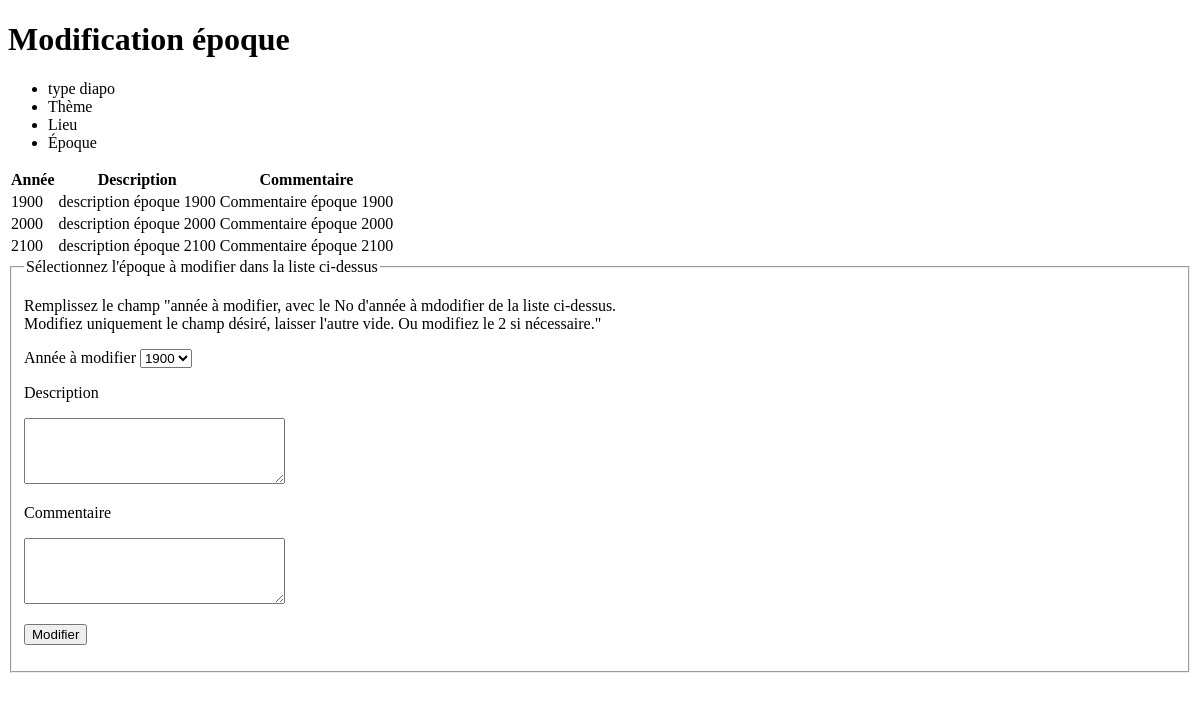
Screenshot of /backEnd/modificationEpoque.php with the database file from the repository.
### tables this page shows
CREATE TABLE Epoque (									 
		epo_annee INT UNSIGNED NOT NULL AUTO_INCREMENT,		 
		epo_description TEXT,								 
		epo_commentaire TEXT,								 
		PRIMARY KEY (epo_annee));

### backEnd/modificationEpoque.php (the view, shortened to what this page needs)
<?php
$bdd = ConnectionBDD::getLiaison();
?>
<!DOCTYPE html>
<html lang="fr">
<head>
	<link rel="stylesheet" type="text/css" href="../style/style_backEnd.css" />
</head>
<body>
	<header>
		<h1><?php echo _MODIFICATIONEPOQUE; ?></h1>
		<nav>
			<?php include "../include/menuElement.php"; ?>
		</nav>
	</header>
	<section ID="modification_epoque" class="modification">
		<div id="liste_modification_epoque" class="liste">
			<table>
				<thead class="colonne_entete">
					<tr>
						<th class="liste_label" class="liste_label_epoque">Année</th>
						<th class="liste_label" class="liste_label_epoque">Description</th>
						<th class="liste_label" class="liste_abel_epoque">Commentaire</th>
					</tr>
				</thead>
				<tbody id="ligne_contenu_epoque" class="ligne_contenu">
						<?php $requete = $bdd->prepare('SELECT epo_annee, epo_description, epo_commentaire FROM Epoque');
						$requete->execute();
						WHILE ($donnee = $requete->fetch()) { ?>
					<tr>
						<td class="liste_champ" class="liste_champ_epoque">
							<?php echo $donnee['epo_annee']; ?>
						</td>
						<td class="liste_champ" class="liste_champ_epoque">
							<?php echo $donnee['epo_description']; ?>
						</td>
						<td class="liste_champ" class="liste_champ_epoque">
							<?php echo $donnee['epo_commentaire']; ?>
						</td>
					</tr>
						<?php }
						?>
				</tbody>
			</table>
		</div>
		<div id="modification_epoque">
			<form action="../post/modificationPost.php" method="post">
				<fieldset>
					<legend>Sélectionnez l'époque à modifier dans la liste ci-dessus</legend>
						<p>Remplissez le champ "année à modifier, avec le No d'année à mdodifier de la liste ci-dessus.<br/>
						Modifiez uniquement le champ désiré, laisser l'autre vide. Ou modifiez le 2 si nécessaire."
						<p><label for="nom_epoque" id="labelNomEpoque" class="label">Année à modifier</label>
						<select name="nom_epoque" id="liste_annee" class="champ">
						<?php
							$reponseEpoque = $bdd->prepare('SELECT epo_annee FROM Epoque');
							$reponseEpoque->execute();
							WHILE ($donneeEpoque = $reponseEpoque->fetch()) {
							echo '<option value="'.$donneeEpoque['epo_annee'].'">'.$donneeEpoque['epo_annee'].'</option>'; }
						?>
					</select>
						<p><label for="description_epoque" id="label_description_epoque" class="label">Description</label></p>
						<p><textarea name="description_epoque" id="champ_description_epoque" class="champ" rows="4" cols="30"></textarea></p>
						<p><label for="commentaire_epoque" id="label_commentaire_epoque" class="label">Commentaire</label></p>
						<p><textarea name="commentaire_epoque" id="champ_commentaire_epoque" class="champ" rows="4" cols="30"></textarea></p>
						<p><input type="submit" name="bouton_epoque" value="Modifier" id="bouton_epoque" class="bouton" />
				</fieldset>
			</form>
		</div>
	</section>
</body>
</html>

### rows the page displays
epoque: epo_annee "1900", epo_description "description époque 1900", epo_commentaire "Commentaire époque 1900"
epoque: epo_annee "2000", epo_description "description époque 2000", epo_commentaire "Commentaire époque 2000"
epoque: epo_annee "2100", epo_description "description époque 2100", epo_commentaire "Commentaire époque 2100"

### other values shown
_MODIFICATIONEPOQUE "Modification époque"
form field nom_epoque "1900"
